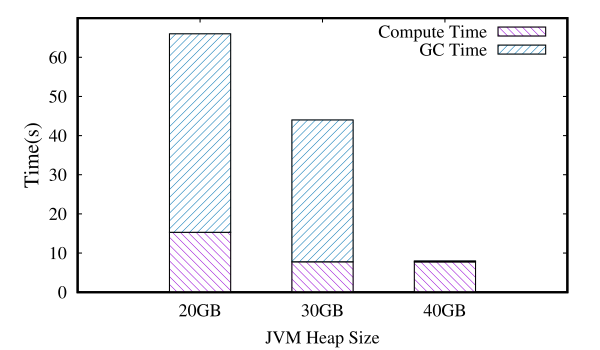

The gnuplot source for this figure:
set terminal push
set terminal postscript eps color solid linewidth 3 "TimesRoman" 26
set output 'lr.eps'
set size 1.2,1
set style data histogram
set style histogram rowstack gap 1
set style fill solid 0.4 border
set style fill pattern 4 border -1
set boxwidth 0.5
set bars large
set datafile separator ","


set ylabel "Time(s)" font ",30" offset 1.4,0
set yrange [0:70]
set ytics 0,10,60

set xlabel "JVM Heap Size"

plot newhistogram " " lt 2, 'lr.dat' u 2:xtic(1) title columnhead(2) ls 1, '' u 3 title columnhead(3) ls 6
set output
